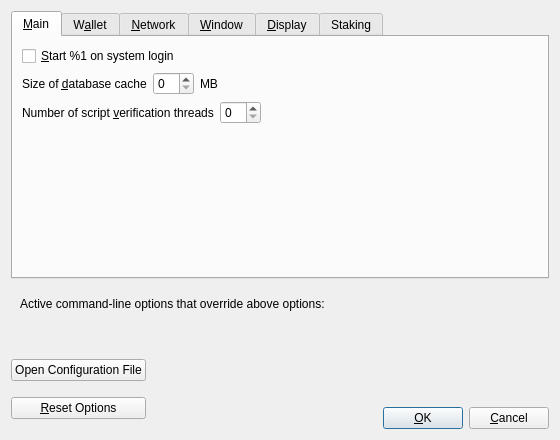
<?xml version="1.0" encoding="UTF-8"?>
<ui version="4.0">
 <class>OptionsDialog</class>
 <widget class="QDialog" name="OptionsDialog">
  <property name="geometry">
   <rect>
    <x>0</x>
    <y>0</y>
    <width>560</width>
    <height>440</height>
   </rect>
  </property>
  <property name="windowTitle">
   <string>Options</string>
  </property>
  <property name="modal">
   <bool>true</bool>
  </property>
  <layout class="QVBoxLayout" name="verticalLayout">
   <item>
    <widget class="QTabWidget" name="tabWidget">
     <property name="currentIndex">
      <number>0</number>
     </property>
     <widget class="QWidget" name="tabMain">
      <attribute name="title">
       <string>&amp;Main</string>
      </attribute>
      <layout class="QVBoxLayout" name="verticalLayout_Main">
       <item>
        <widget class="QCheckBox" name="bitcoinAtStartup">
         <property name="toolTip">
          <string>Automatically start %1 after logging in to the system.</string>
         </property>
         <property name="text">
          <string>&amp;Start %1 on system login</string>
         </property>
        </widget>
       </item>
       <item>
        <layout class="QHBoxLayout" name="horizontalLayout_2_Main">
         <item>
          <widget class="QLabel" name="databaseCacheLabel">
           <property name="text">
            <string>Size of &amp;database cache</string>
           </property>
           <property name="textFormat">
            <enum>Qt::PlainText</enum>
           </property>
           <property name="buddy">
            <cstring>databaseCache</cstring>
           </property>
          </widget>
         </item>
         <item>
          <widget class="QSpinBox" name="databaseCache"/>
         </item>
         <item>
          <widget class="QLabel" name="databaseCacheUnitLabel">
           <property name="text">
            <string>MB</string>
           </property>
           <property name="textFormat">
            <enum>Qt::PlainText</enum>
           </property>
          </widget>
         </item>
         <item>
          <spacer name="horizontalSpacer_2_Main">
           <property name="orientation">
            <enum>Qt::Horizontal</enum>
           </property>
           <property name="sizeHint" stdset="0">
            <size>
             <width>40</width>
             <height>20</height>
            </size>
           </property>
          </spacer>
         </item>
        </layout>
       </item>
       <item>
        <layout class="QHBoxLayout" name="horizontalLayout_3_Main">
         <item>
          <widget class="QLabel" name="threadsScriptVerifLabel">
           <property name="text">
            <string>Number of script &amp;verification threads</string>
           </property>
           <property name="textFormat">
            <enum>Qt::PlainText</enum>
           </property>
           <property name="buddy">
            <cstring>threadsScriptVerif</cstring>
           </property>
          </widget>
         </item>
         <item>
          <widget class="QSpinBox" name="threadsScriptVerif">
           <property name="toolTip">
            <string>(0 = auto, &lt;0 = leave that many cores free)</string>
           </property>
          </widget>
         </item>
         <item>
          <spacer name="horizontalSpacer_3_Main">
           <property name="orientation">
            <enum>Qt::Horizontal</enum>
           </property>
           <property name="sizeHint" stdset="0">
            <size>
             <width>40</width>
             <height>20</height>
            </size>
           </property>
          </spacer>
         </item>
        </layout>
       </item>
       <item>
        <spacer name="verticalSpacer_Main">
         <property name="orientation">
          <enum>Qt::Vertical</enum>
         </property>
         <property name="sizeHint" stdset="0">
          <size>
           <width>20</width>
           <height>40</height>
          </size>
         </property>
        </spacer>
       </item>
      </layout>
     </widget>
     <widget class="QWidget" name="tabWallet">
      <attribute name="title">
       <string>W&amp;allet</string>
      </attribute>
      <layout class="QVBoxLayout" name="verticalLayout_Wallet">
       <item>
        <widget class="QGroupBox" name="groupBox">
         <property name="title">
          <string>Expert</string>
         </property>
         <layout class="QVBoxLayout" name="verticalLayout_2">
          <item>
           <widget class="QCheckBox" name="coinControlFeatures">
            <property name="toolTip">
             <string>Whether to show coin control features or not.</string>
            </property>
            <property name="text">
             <string>Enable coin &amp;control features</string>
            </property>
           </widget>
          </item>
          <item>
           <widget class="QCheckBox" name="spendZeroConfChange">
            <property name="toolTip">
             <string>If you disable the spending of unconfirmed change, the change from a transaction cannot be used until that transaction has at least one confirmation. This also affects how your balance is computed.</string>
            </property>
            <property name="text">
             <string>&amp;Spend unconfirmed change</string>
            </property>
           </widget>
          </item>
          <item>
           <widget class="QCheckBox" name="showIncomingStakeNotifications">
            <property name="toolTip">
             <string>Display notification dialog for incoming stake transactions.</string>
            </property>
            <property name="text">
             <string>&amp;Show incoming stake notifications</string>
            </property>
           </widget>
          </item>
         </layout>
        </widget>
       </item>
       <item>
        <spacer name="verticalSpacer_Wallet">
         <property name="orientation">
          <enum>Qt::Vertical</enum>
         </property>
         <property name="sizeHint" stdset="0">
          <size>
           <width>20</width>
           <height>40</height>
          </size>
         </property>
        </spacer>
       </item>
      </layout>
     </widget>
     <widget class="QWidget" name="tabNetwork">
      <attribute name="title">
       <string>&amp;Network</string>
      </attribute>
      <layout class="QVBoxLayout" name="verticalLayout_Network">
       <item>
        <widget class="QCheckBox" name="mapPortUpnp">
         <property name="toolTip">
          <string>Automatically open the Efin client port on the router. This only works when your router supports UPnP and it is enabled.</string>
         </property>
         <property name="text">
          <string>Map port using &amp;UPnP</string>
         </property>
        </widget>
       </item>
       <item>
        <widget class="QCheckBox" name="allowIncoming">
         <property name="toolTip">
          <string>Accept connections from outside.</string>
         </property>
         <property name="text">
          <string>Allow incomin&amp;g connections</string>
         </property>
        </widget>
       </item>
       <item>
        <widget class="QCheckBox" name="connectSocks">
         <property name="toolTip">
          <string>Connect to the Efin network through a SOCKS5 proxy.</string>
         </property>
         <property name="text">
          <string>&amp;Connect through SOCKS5 proxy (default proxy):</string>
         </property>
        </widget>
       </item>
       <item>
        <layout class="QHBoxLayout" name="horizontalLayout_1_Network">
         <item>
          <widget class="QLabel" name="proxyIpLabel">
           <property name="text">
            <string>Proxy &amp;IP:</string>
           </property>
           <property name="textFormat">
            <enum>Qt::PlainText</enum>
           </property>
           <property name="buddy">
            <cstring>proxyIp</cstring>
           </property>
          </widget>
         </item>
         <item>
          <widget class="QValidatedLineEdit" name="proxyIp">
           <property name="minimumSize">
            <size>
             <width>140</width>
             <height>0</height>
            </size>
           </property>
           <property name="maximumSize">
            <size>
             <width>140</width>
             <height>16777215</height>
            </size>
           </property>
           <property name="toolTip">
            <string>IP address of the proxy (e.g. IPv4: 127.0.0.1 / IPv6: ::1)</string>
           </property>
          </widget>
         </item>
         <item>
          <widget class="QLabel" name="proxyPortLabel">
           <property name="text">
            <string>&amp;Port:</string>
           </property>
           <property name="textFormat">
            <enum>Qt::PlainText</enum>
           </property>
           <property name="buddy">
            <cstring>proxyPort</cstring>
           </property>
          </widget>
         </item>
         <item>
          <widget class="QLineEdit" name="proxyPort">
           <property name="minimumSize">
            <size>
             <width>55</width>
             <height>0</height>
            </size>
           </property>
           <property name="maximumSize">
            <size>
             <width>55</width>
             <height>16777215</height>
            </size>
           </property>
           <property name="toolTip">
            <string>Port of the proxy (e.g. 9050)</string>
           </property>
          </widget>
         </item>
         <item>
          <spacer name="horizontalSpacer_1_Network">
           <property name="orientation">
            <enum>Qt::Horizontal</enum>
           </property>
           <property name="sizeHint" stdset="0">
            <size>
             <width>40</width>
             <height>20</height>
            </size>
           </property>
          </spacer>
         </item>
        </layout>
       </item>
       <item>
        <layout class="QHBoxLayout" name="horizontalLayout_2_Network">
         <item>
          <widget class="QLabel" name="proxyActiveNets">
           <property name="text">
            <string>Used for reaching peers via:</string>
           </property>
           <property name="textFormat">
            <enum>Qt::PlainText</enum>
           </property>
          </widget>
         </item>
         <item>
          <widget class="QCheckBox" name="proxyReachIPv4">
           <property name="enabled">
            <bool>false</bool>
           </property>
           <property name="toolTip">
            <string>Shows if the supplied default SOCKS5 proxy is used to reach peers via this network type.</string>
           </property>
           <property name="text">
            <string/>
           </property>
          </widget>
         </item>
         <item>
          <widget class="QLabel" name="proxyReachIPv4Label">
           <property name="text">
            <string>IPv4</string>
           </property>
           <property name="textFormat">
            <enum>Qt::PlainText</enum>
           </property>
          </widget>
         </item>
         <item>
          <widget class="QCheckBox" name="proxyReachIPv6">
           <property name="enabled">
            <bool>false</bool>
           </property>
           <property name="toolTip">
            <string>Shows if the supplied default SOCKS5 proxy is used to reach peers via this network type.</string>
           </property>
           <property name="text">
            <string/>
           </property>
          </widget>
         </item>
         <item>
          <widget class="QLabel" name="proxyReachIPv6Label">
           <property name="text">
            <string>IPv6</string>
           </property>
           <property name="textFormat">
            <enum>Qt::PlainText</enum>
           </property>
          </widget>
         </item>
         <item>
          <widget class="QCheckBox" name="proxyReachTor">
           <property name="enabled">
            <bool>false</bool>
           </property>
           <property name="toolTip">
            <string>Shows if the supplied default SOCKS5 proxy is used to reach peers via this network type.</string>
           </property>
           <property name="text">
            <string/>
           </property>
          </widget>
         </item>
         <item>
          <widget class="QLabel" name="proxyReachTorLabel">
           <property name="text">
            <string>Tor</string>
           </property>
           <property name="textFormat">
            <enum>Qt::PlainText</enum>
           </property>
          </widget>
         </item>
         <item>
          <spacer name="horizontalSpacer_2_Network">
           <property name="orientation">
            <enum>Qt::Horizontal</enum>
           </property>
           <property name="sizeHint" stdset="0">
            <size>
             <width>40</width>
             <height>20</height>
            </size>
           </property>
          </spacer>
         </item>
        </layout>
       </item>
       <item>
        <widget class="QCheckBox" name="connectSocksTor">
         <property name="toolTip">
          <string>Connect to the Efin network through a separate SOCKS5 proxy for Tor hidden services.</string>
         </property>
         <property name="text">
          <string>Use separate SOCKS&amp;5 proxy to reach peers via Tor hidden services:</string>
         </property>
        </widget>
       </item>
       <item>
        <layout class="QHBoxLayout" name="horizontalLayout_3_Network">
         <item>
          <widget class="QLabel" name="proxyIpTorLabel">
           <property name="text">
            <string>Proxy &amp;IP:</string>
           </property>
           <property name="textFormat">
            <enum>Qt::PlainText</enum>
           </property>
           <property name="buddy">
            <cstring>proxyIpTor</cstring>
           </property>
          </widget>
         </item>
         <item>
          <widget class="QValidatedLineEdit" name="proxyIpTor">
           <property name="minimumSize">
            <size>
             <width>140</width>
             <height>0</height>
            </size>
           </property>
           <property name="maximumSize">
            <size>
             <width>140</width>
             <height>16777215</height>
            </size>
           </property>
           <property name="toolTip">
            <string>IP address of the proxy (e.g. IPv4: 127.0.0.1 / IPv6: ::1)</string>
           </property>
          </widget>
         </item>
         <item>
          <widget class="QLabel" name="proxyPortTorLabel">
           <property name="text">
            <string>&amp;Port:</string>
           </property>
           <property name="textFormat">
            <enum>Qt::PlainText</enum>
           </property>
           <property name="buddy">
            <cstring>proxyPortTor</cstring>
           </property>
          </widget>
         </item>
         <item>
          <widget class="QLineEdit" name="proxyPortTor">
           <property name="minimumSize">
            <size>
             <width>55</width>
             <height>0</height>
            </size>
           </property>
           <property name="maximumSize">
            <size>
             <width>55</width>
             <height>16777215</height>
            </size>
           </property>
           <property name="toolTip">
            <string>Port of the proxy (e.g. 9050)</string>
           </property>
          </widget>
         </item>
         <item>
          <spacer name="horizontalSpacer_4_Network">
           <property name="orientation">
            <enum>Qt::Horizontal</enum>
           </property>
           <property name="sizeHint" stdset="0">
            <size>
             <width>40</width>
             <height>20</height>
            </size>
           </property>
          </spacer>
         </item>
        </layout>
       </item>
       <item>
        <spacer name="verticalSpacer_Network">
         <property name="orientation">
          <enum>Qt::Vertical</enum>
         </property>
         <property name="sizeHint" stdset="0">
          <size>
           <width>20</width>
           <height>40</height>
          </size>
         </property>
        </spacer>
       </item>
      </layout>
     </widget>
     <widget class="QWidget" name="tabWindow">
      <attribute name="title">
       <string>&amp;Window</string>
      </attribute>
      <layout class="QVBoxLayout" name="verticalLayout_Window">
       <item>
        <widget class="QCheckBox" name="hideTrayIcon">
         <property name="toolTip">
          <string>Hide the icon from the system tray.</string>
         </property>
         <property name="text">
          <string>&amp;Hide tray icon</string>
         </property>
        </widget>
       </item>
       <item>
        <widget class="QCheckBox" name="minimizeToTray">
         <property name="toolTip">
          <string>Show only a tray icon after minimizing the window.</string>
         </property>
         <property name="text">
          <string>&amp;Minimize to the tray instead of the taskbar</string>
         </property>
        </widget>
       </item>
       <item>
        <widget class="QCheckBox" name="minimizeOnClose">
         <property name="toolTip">
          <string>Minimize instead of exit the application when the window is closed. When this option is enabled, the application will be closed only after selecting Exit in the menu.</string>
         </property>
         <property name="text">
          <string>M&amp;inimize on close</string>
         </property>
        </widget>
       </item>
       <item>
        <spacer name="verticalSpacer_Window">
         <property name="orientation">
          <enum>Qt::Vertical</enum>
         </property>
         <property name="sizeHint" stdset="0">
          <size>
           <width>20</width>
           <height>40</height>
          </size>
         </property>
        </spacer>
       </item>
      </layout>
     </widget>
     <widget class="QWidget" name="tabDisplay">
      <attribute name="title">
       <string>&amp;Display</string>
      </attribute>
      <layout class="QVBoxLayout" name="verticalLayout_Display">
       <item>
        <layout class="QHBoxLayout" name="horizontalLayout_1_Display">
         <item>
          <widget class="QLabel" name="langLabel">
           <property name="text">
            <string>User Interface &amp;language:</string>
           </property>
           <property name="textFormat">
            <enum>Qt::PlainText</enum>
           </property>
           <property name="buddy">
            <cstring>lang</cstring>
           </property>
          </widget>
         </item>
         <item>
          <widget class="QValueComboBox" name="lang">
           <property name="toolTip">
            <string>The user interface language can be set here. This setting will take effect after restarting %1.</string>
           </property>
          </widget>
         </item>
        </layout>
       </item>
       <item>
        <layout class="QHBoxLayout" name="horizontalLayout_2_Display">
         <item>
          <widget class="QLabel" name="unitLabel">
           <property name="text">
            <string>&amp;Unit to show amounts in:</string>
           </property>
           <property name="textFormat">
            <enum>Qt::PlainText</enum>
           </property>
           <property name="buddy">
            <cstring>unit</cstring>
           </property>
          </widget>
         </item>
         <item>
          <widget class="QValueComboBox" name="unit">
           <property name="toolTip">
            <string>Choose the default subdivision unit to show in the interface and when sending coins.</string>
           </property>
          </widget>
         </item>
        </layout>
       </item>
       <item>
        <layout class="QHBoxLayout" name="horizontalLayout_3_Display">
         <item>
          <widget class="QLabel" name="thirdPartyTxUrlsLabel">
           <property name="toolTip">
            <string>Third party URLs (e.g. a block explorer) that appear in the transactions tab as context menu items. %s in the URL is replaced by transaction hash. Multiple URLs are separated by vertical bar |.</string>
           </property>
           <property name="text">
            <string>&amp;Third party transaction URLs</string>
           </property>
           <property name="buddy">
            <cstring>thirdPartyTxUrls</cstring>
           </property>
          </widget>
         </item>
         <item>
          <widget class="QLineEdit" name="thirdPartyTxUrls">
           <property name="toolTip">
            <string>Third party URLs (e.g. a block explorer) that appear in the transactions tab as context menu items. %s in the URL is replaced by transaction hash. Multiple URLs are separated by vertical bar |.</string>
           </property>
          </widget>
         </item>
        </layout>
       </item>
       <item>
        <spacer name="verticalSpacer_Display">
         <property name="orientation">
          <enum>Qt::Vertical</enum>
         </property>
         <property name="sizeHint" stdset="0">
          <size>
           <width>20</width>
           <height>40</height>
          </size>
         </property>
        </spacer>
       </item>
      </layout>
     </widget>
     <widget class="QWidget" name="tab">
      <attribute name="title">
       <string>Staking</string>
      </attribute>
      <layout class="QGridLayout" name="gridLayout">
       <item row="0" column="0">
        <layout class="QFormLayout" name="formLayout">
         <item row="0" column="0">
          <widget class="QLabel" name="reserveBalanceLabel">
           <property name="text">
            <string>Reserve Balance</string>
           </property>
          </widget>
         </item>
         <item row="0" column="1">
          <widget class="BitcoinAmountField" name="reserveBalanceAmount">
           <property name="maximumSize">
            <size>
             <width>250</width>
             <height>16777215</height>
            </size>
           </property>
          </widget>
         </item>
        </layout>
       </item>
      </layout>
     </widget>
    </widget>
   </item>
   <item>
    <widget class="QFrame" name="frame">
     <layout class="QVBoxLayout" name="verticalLayout_Bottom">
      <item>
       <layout class="QHBoxLayout" name="horizontalLayout_Bottom">
        <item>
         <widget class="QLabel" name="overriddenByCommandLineInfoLabel">
          <property name="text">
           <string>Active command-line options that override above options:</string>
          </property>
          <property name="textFormat">
           <enum>Qt::PlainText</enum>
          </property>
         </widget>
        </item>
        <item>
         <spacer name="horizontalSpacer_Bottom">
          <property name="orientation">
           <enum>Qt::Horizontal</enum>
          </property>
          <property name="sizeHint" stdset="0">
           <size>
            <width>40</width>
            <height>20</height>
           </size>
          </property>
         </spacer>
        </item>
       </layout>
      </item>
      <item>
       <widget class="QLabel" name="overriddenByCommandLineLabel">
        <property name="text">
         <string/>
        </property>
        <property name="textFormat">
         <enum>Qt::PlainText</enum>
        </property>
        <property name="wordWrap">
         <bool>true</bool>
        </property>
       </widget>
      </item>
     </layout>
    </widget>
   </item>
   <item>
    <layout class="QHBoxLayout" name="horizontalLayout_Buttons">
     <item>
      <layout class="QVBoxLayout" name="verticalLayout_Buttons">
       <item>
        <widget class="QPushButton" name="openBitcoinConfButton">
         <property name="toolTip">
          <string>Open the %1 configuration file from the working directory.</string>
         </property>
         <property name="text">
          <string>Open Configuration File</string>
         </property>
         <property name="autoDefault">
          <bool>false</bool>
         </property>
        </widget>
       </item>
       <item>
        <widget class="QPushButton" name="resetButton">
         <property name="toolTip">
          <string>Reset all client options to default.</string>
         </property>
         <property name="text">
          <string>&amp;Reset Options</string>
         </property>
         <property name="autoDefault">
          <bool>false</bool>
         </property>
        </widget>
       </item>
      </layout>
     </item>
     <item>
      <spacer name="horizontalSpacer_1">
       <property name="orientation">
        <enum>Qt::Horizontal</enum>
       </property>
       <property name="sizeHint" stdset="0">
        <size>
         <width>40</width>
         <height>48</height>
        </size>
       </property>
      </spacer>
     </item>
     <item>
      <widget class="QLabel" name="statusLabel">
       <property name="minimumSize">
        <size>
         <width>200</width>
         <height>0</height>
        </size>
       </property>
       <property name="font">
        <font>
         <weight>75</weight>
         <bold>true</bold>
        </font>
       </property>
       <property name="text">
        <string/>
       </property>
       <property name="textFormat">
        <enum>Qt::PlainText</enum>
       </property>
       <property name="wordWrap">
        <bool>true</bool>
       </property>
      </widget>
     </item>
     <item>
      <spacer name="horizontalSpacer_2">
       <property name="orientation">
        <enum>Qt::Horizontal</enum>
       </property>
       <property name="sizeHint" stdset="0">
        <size>
         <width>40</width>
         <height>48</height>
        </size>
       </property>
      </spacer>
     </item>
     <item>
      <layout class="QVBoxLayout" name="verticalLayout_4">
       <item>
        <spacer name="verticalSpacer">
         <property name="orientation">
          <enum>Qt::Vertical</enum>
         </property>
         <property name="sizeHint" stdset="0">
          <size>
           <width>20</width>
           <height>40</height>
          </size>
         </property>
        </spacer>
       </item>
       <item>
        <layout class="QHBoxLayout" name="horizontalLayout">
         <item>
          <widget class="QPushButton" name="okButton">
           <property name="text">
            <string>&amp;OK</string>
           </property>
           <property name="autoDefault">
            <bool>false</bool>
           </property>
           <property name="default">
            <bool>true</bool>
           </property>
          </widget>
         </item>
         <item>
          <widget class="QPushButton" name="cancelButton">
           <property name="text">
            <string>&amp;Cancel</string>
           </property>
           <property name="autoDefault">
            <bool>false</bool>
           </property>
          </widget>
         </item>
        </layout>
       </item>
      </layout>
     </item>
    </layout>
   </item>
  </layout>
 </widget>
 <customwidgets>
  <customwidget>
   <class>QValidatedLineEdit</class>
   <extends>QLineEdit</extends>
   <header>qt/qvalidatedlineedit.h</header>
  </customwidget>
  <customwidget>
   <class>QValueComboBox</class>
   <extends>QComboBox</extends>
   <header>qt/qvaluecombobox.h</header>
  </customwidget>
  <customwidget>
   <class>BitcoinAmountField</class>
   <extends>QLineEdit</extends>
   <header>qt/bitcoinamountfield.h</header>
   <container>1</container>
  </customwidget>
 </customwidgets>
 <resources/>
 <connections/>
</ui>
